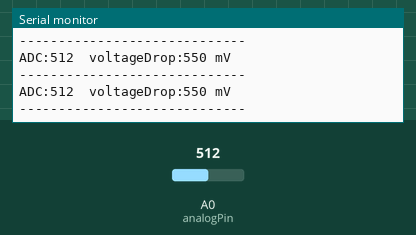
Recording of a sketch running on a simulated Arduino Uno, built with avr-gcc and run on an emulated ATmega328P. Parts: the last lines printed to the serial monitor. Inputs (shaded band) come from the test bench; at power-on: A0 (analogPin) = 512.

Above: at 1.2 s.
1.3 s: A0 (analogPin) set to 716
At 1.73 s:
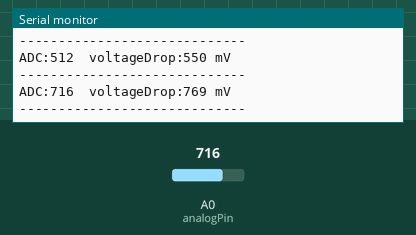
2.8 s: A0 (analogPin) set to 900
At 3.23 s:
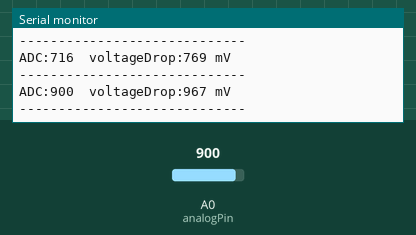
Timing chart, 0 to 5.8 s (numbered marks = the images above; inputs shaded):
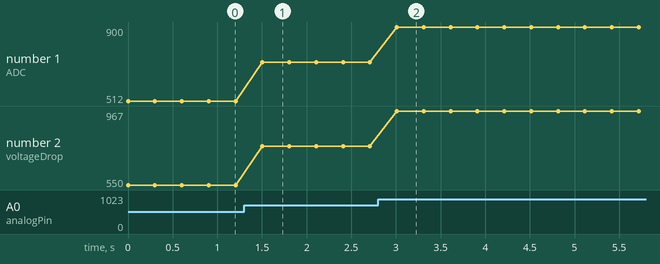

The sketch:

step1_test.ino
```cpp
//pin connected to sensor
const int analogPin = A0;

void setup() {
   Serial.begin(9600);

   //internal reference 1.1V
   //we are measuring very low signal and have only 10bit ADC
   analogReference(INTERNAL);
}

void loop() {

  unsigned int sensorRead = analogRead(analogPin);

  //map ADC value to volatage drop on transistor/diode
  int voltageDrop = map(sensorRead, 0, 1023, 0, 1100);

  Serial.print("ADC:");
  Serial.print(sensorRead);
  Serial.print("  voltageDrop:");
  Serial.print(voltageDrop);
  Serial.println(" mV");
  Serial.println("-----------------------------");

  delay(300);
}
```

Measured:
- after the input at 1.3 s, the serial monitor: prints a new line after 0.20 s (image 1)
- after the input at 2.8 s, the serial monitor: prints a new line after 0.21 s (image 2)
- plotted number 1: 512 → 716 after the input at 1.3 s, 716 → 900 after the input at 2.8 s
- plotted number 2: 550 → 769 after the input at 1.3 s, 769 → 967 after the input at 2.8 s
